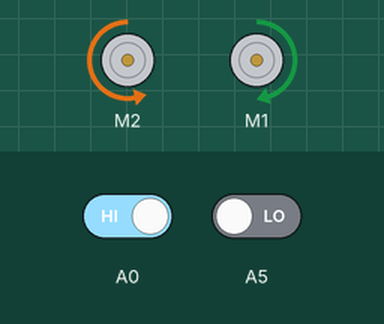
Bench run of a sketch on a simulated Arduino Uno, built with avr-gcc and run on an emulated ATmega328P. Parts: 2 × DC motor (green arrow = forward, orange = backward, longer = faster). The inputs (shaded band) are chosen by the test bench; at power-on: A0 HIGH, A5 LOW. What the sketch prints to the serial monitor is not drawn.

Above: at 1.2 s.
1.3 s: A0 driven LOW
At 2.5 s:
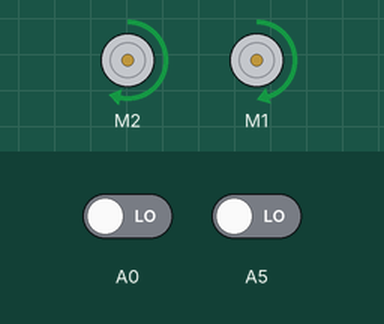
2.8 s: A5 driven HIGH
At 3.6 s:
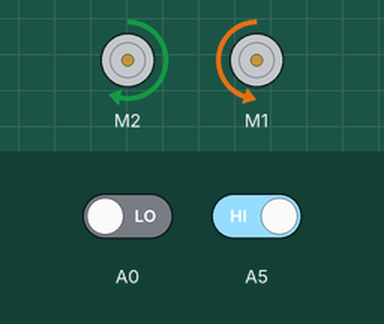
4.3 s: A5 driven LOW
At 4.7 s:
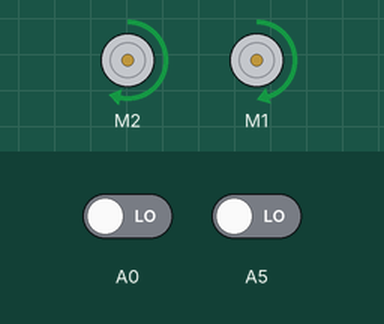
5.8 s: A0 driven HIGH
At 7.1 s:
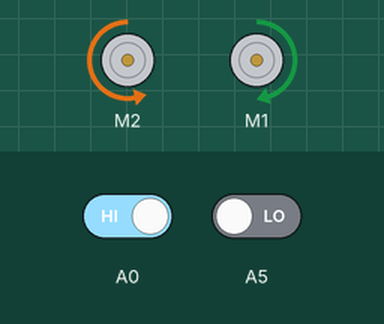
Timing chart, 0 to 8.3 s (numbered marks = the images above; inputs shaded):
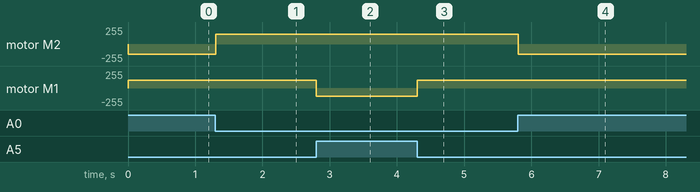

Measured:
- after the input at 1.3 s, motor M2: backward 150/255 → forward 150/255 at once
- after the input at 2.8 s, motor M1: forward 120/255 → backward 120/255 at once
- after the input at 4.3 s, motor M1: backward 120/255 → forward 120/255 at once
- after the input at 5.8 s, motor M2: forward 150/255 → backward 150/255 at once

The sketch:

timetest.ino
```cpp
#include <SoftwareSerial.h>
#include <AFMotor.h>

// 0 - WHITE, 1 - BLACK
// motor : 2 - left, 1 - right
// sensor : a0(val1) - left, a5(val2) - right
// motor_L speed :105 ,motor_R spedd:85
int left_val,right_val;
AF_DCMotor motor_L(2);
AF_DCMotor motor_R(1);

void setup() {
  motor_L.setSpeed(150);
  motor_L.run(RELEASE);
  motor_R.setSpeed(120);
  motor_R.run(RELEASE);
  Serial.begin(9600);
//  pinMode(A0, INPUT);
//  pinMode(A5, INPUT);
}
void loop() {

unsigned long now=millis();

  left_val=digitalRead(A0);
  right_val=digitalRead(A5);

//  Serial.print(val1);
//  Serial.println(val2);
//  delay(1000);


  if (left_val == 0 && right_val == 0){
      motor_L.run(FORWARD);
      motor_R.run(FORWARD);
  }


  // RIGHT CURVE
  else if (left_val == 0 && right_val == 1){
      motor_L.run(FORWARD);
      motor_R.run(BACKWARD);
      //motor_R.run(RELEASE);
  }

  // LEFT CURVE
  else if (left_val == 1 && right_val == 0){
      motor_L.run(BACKWARD);
      //motor_L.run(RELEASE);
      motor_R.run(FORWARD);
  }

  /*
  else if (left_val == 1 && right_val == 1){
      motor_L.run(RELEASE);
      motor_R.run(RELEASE);
     // delay(200);
  }*/
Serial.println(millis()-now);

}
```
